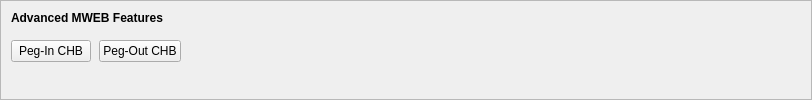
    <widget class="QFrame" name="frameMWEBFeatures">
     <property name="sizePolicy">
      <sizepolicy hsizetype="Expanding" vsizetype="Expanding">
       <horstretch>0</horstretch>
       <verstretch>0</verstretch>
      </sizepolicy>
     </property>
     <property name="maximumSize">
      <size>
       <width>16777215</width>
       <height>16777215</height>
      </size>
     </property>
     <property name="frameShape">
      <enum>QFrame::StyledPanel</enum>
     </property>
     <property name="frameShadow">
      <enum>QFrame::Sunken</enum>
     </property>
     <layout class="QVBoxLayout" name="verticalLayoutMWEBFeatures2">
      <property name="spacing">
       <number>0</number>
      </property>
      <property name="leftMargin">
       <number>0</number>
      </property>
      <property name="topMargin">
       <number>0</number>
      </property>
      <property name="rightMargin">
       <number>0</number>
      </property>
      <property name="bottomMargin">
       <number>6</number>
      </property>
      <item>
       <layout class="QVBoxLayout" name="verticalLayoutMWEBFeatures" stretch="0,0,1">
        <property name="spacing">
         <number>0</number>
        </property>
        <property name="leftMargin">
         <number>10</number>
        </property>
        <property name="topMargin">
         <number>10</number>
        </property>
        <item>
         <layout class="QHBoxLayout" name="horizontalLayoutMWEBFeatures1">
          <property name="bottomMargin">
           <number>15</number>
          </property>
          <item>
           <widget class="QLabel" name="labelMWEBFeatures">
            <property name="sizePolicy">
             <sizepolicy hsizetype="Preferred" vsizetype="Maximum">
              <horstretch>0</horstretch>
              <verstretch>0</verstretch>
             </sizepolicy>
            </property>
            <property name="font">
             <font>
              <weight>75</weight>
              <bold>true</bold>
             </font>
            </property>
            <property name="styleSheet">
             <string notr="true">font-weight:bold;</string>
            </property>
            <property name="text">
             <string>Advanced MWEB Features</string>
            </property>
           </widget>
          </item>
         </layout>
        </item>
        <item>
         <layout class="QHBoxLayout" name="horizontalLayoutMWEBFeatures2" stretch="0,0,0">
          <property name="spacing">
           <number>8</number>
          </property>
          <property name="bottomMargin">
           <number>10</number>
          </property>
          <item>
           <widget class="QPushButton" name="pushButtonMWEBPegIn">
            <property name="styleSheet">
             <string notr="true"/>
            </property>
            <property name="text">
             <string>Peg-In CHB</string>
            </property>
            <property name="checkable">
             <bool>true</bool>
            </property>
            <property name="autoDefault">
             <bool>false</bool>
            </property>
           </widget>
          </item>
          <item>
           <widget class="QPushButton" name="pushButtonMWEBPegOut">
            <property name="styleSheet">
             <string notr="true"/>
            </property>
            <property name="text">
             <string>Peg-Out CHB</string>
            </property>
            <property name="checkable">
             <bool>true</bool>
            </property>
            <property name="autoDefault">
             <bool>false</bool>
            </property>
           </widget>
          </item>
          <item>
           <spacer name="horizontalSpacerMWEBFeatures">
            <property name="orientation">
             <enum>Qt::Horizontal</enum>
            </property>
            <property name="sizeHint" stdset="0">
             <size>
              <width>40</width>
              <height>1</height>
             </size>
            </property>
           </spacer>
          </item>
         </layout>
        </item>
        <item>
         <spacer name="verticalSpacerMWEBFeatures">
          <property name="orientation">
           <enum>Qt::Vertical</enum>
          </property>
          <property name="sizeHint" stdset="0">
           <size>
            <width>800</width>
            <height>1</height>
           </size>
          </property>
         </spacer>
        </item>
       </layout>
      </item>
     </layout>
    </widget>
